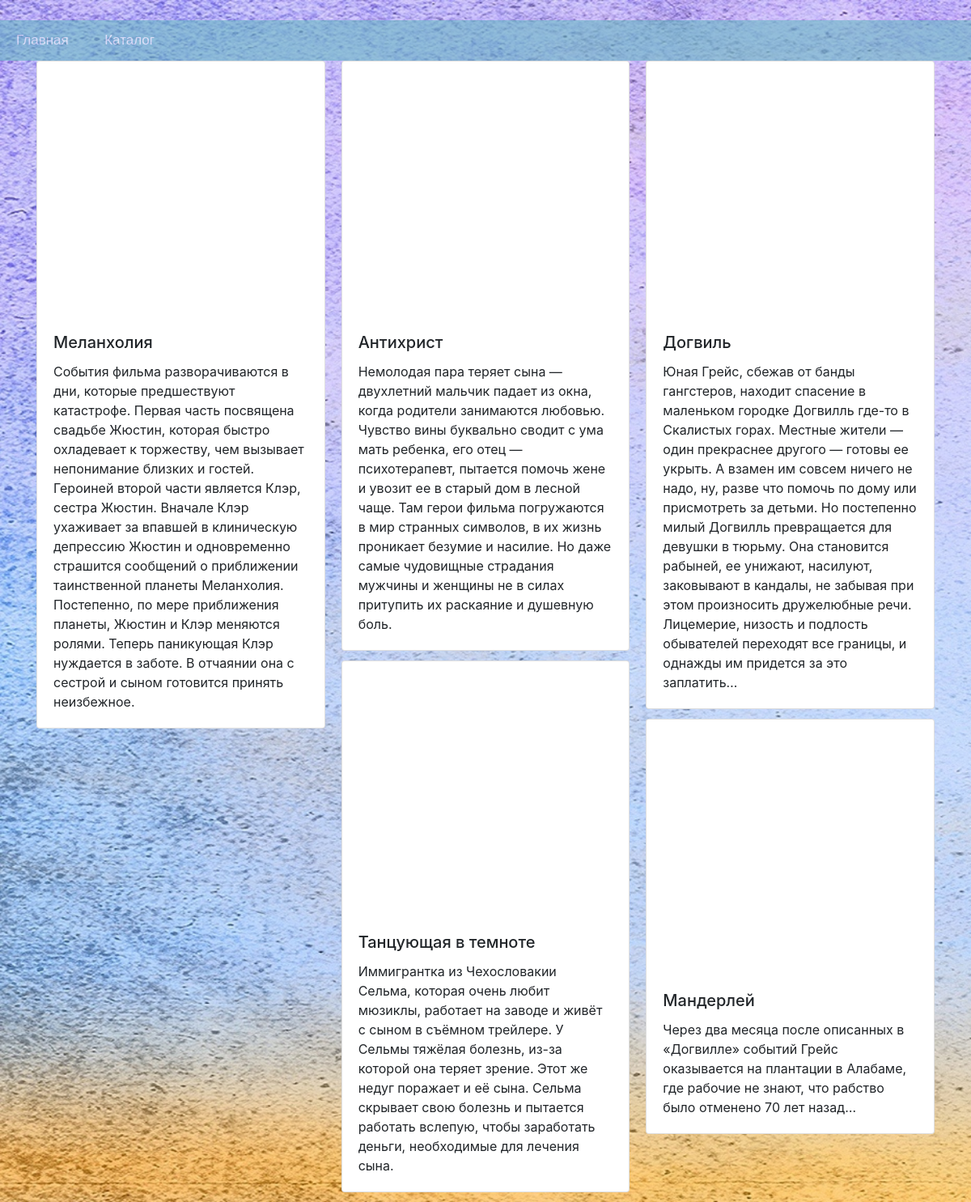
The app's page /Ларс фон Триер/ with its own data.
### catalog/models.py (models this page shows, shortened)
class Film(models.Model):
    director = models.ForeignKey(Director, on_delete=models.CASCADE, null=True)
    name = models.CharField(max_length=40, verbose_name='Название фильма')
    description = models.TextField(verbose_name='Описание фиьма')
    trailer = models.URLField(max_length=300,verbose_name='Ссылка на трейлер фильма', default='')

### catalog/views.py (the view)
# urls.py: path('<str:director>/', views.films, name='films'),
def films(request, director):
    films = Film.objects.filter(director__name=director)
    return render(request, 'groups.html', {'films': films})

### catalog/templates/groups.html (shortened to what this page needs)
{% load staticfiles %}
<link rel="stylesheet" href="https://stackpath.bootstrapcdn.com/bootstrap/4.3.1/css/bootstrap.min.css">
<ul class="menu">
        <li><a href="{% url 'main' %}">Главная</a></li>
        <li><a href="{% url 'catalog' %}">Каталог</a></li>
</ul>
<body class="back_scroll">
<div class="container">
    <div class="card-columns">
        {% for film in films %}
                    <div class="card">
                        <iframe width="560" height="315" src={{film.trailer}} frameborder="0" allow="accelerometer; autoplay; encrypted-media; gyroscope; picture-in-picture" allowfullscreen style="opacity: .9; padding: 10px" class="card-img-top"></iframe>
                        <div class="card-body">
                            <h5 class="card-title">{{film.name}}</h5>
                            <p class="card-text">{{film.description}}</p>
                        </div>
                    </div>
        {% endfor %}
    </div>
</div>
</body>

### records on screen
Film: name "Меланхолия", description "События фильма разворачиваются в дни, которые предшествуют катастрофе. Первая часть посвящена свадьбе Жюстин, которая быстро охладевает к торжеству, чем вызывает непонимание близких и гостей. Героиней второй части является Клэр, сестра Жюстин. Вначале Клэр ухаживает за впавшей в клиническую депрессию Жюстин и одновременно страшится сообщений о приближении таинственной планеты Меланхолия. Постепенно, по мере приближения планеты, Жюстин и Клэр меняются ролями. Теперь паникующая Клэр нуждается в заботе. В отчаянии она с сестрой и сыном готовится принять неизбежное."
Film: name "Антихрист", description "Немолодая пара теряет сына — двухлетний мальчик падает из окна, когда родители занимаются любовью. Чувство вины буквально сводит с ума мать ребенка, его отец — психотерапевт, пытается помочь жене и увозит ее в старый дом в лесной чаще. Там герои фильма погружаются в мир странных символов, в их жизнь проникает безумие и насилие. Но даже самые чудовищные страдания мужчины и женщины не в силах притупить их раскаяние и душевную боль."
Film: name "Танцующая в темноте", description "Иммигрантка из Чехословакии Сельма, которая очень любит мюзиклы, работает на заводе и живёт с сыном в съёмном трейлере. У Сельмы тяжёлая болезнь, из-за которой она теряет зрение. Этот же недуг поражает и её сына. Сельма скрывает свою болезнь и пытается работать вслепую, чтобы заработать деньги, необходимые для лечения сына."
Film: name "Догвиль", description "Юная Грейс, сбежав от банды гангстеров, находит спасение в маленьком городке Догвилль где-то в Скалистых горах. Местные жители — один прекраснее другого — готовы ее укрыть. А взамен им совсем ничего не надо, ну, разве что помочь по дому или присмотреть за детьми. Но постепенно милый Догвилль превращается для девушки в тюрьму. Она становится рабыней, ее унижают, насилуют, заковывают в кандалы, не забывая при этом произносить дружелюбные речи. Лицемерие, низость и подлость обывателей переходят все границы, и однажды им придется за это заплатить…"
Film: name "Мандерлей", description "Через два месяца после описанных в «Догвилле» событий Грейс оказывается на плантации в Алабаме, где рабочие не знают, что рабство было отменено 70 лет назад…"
